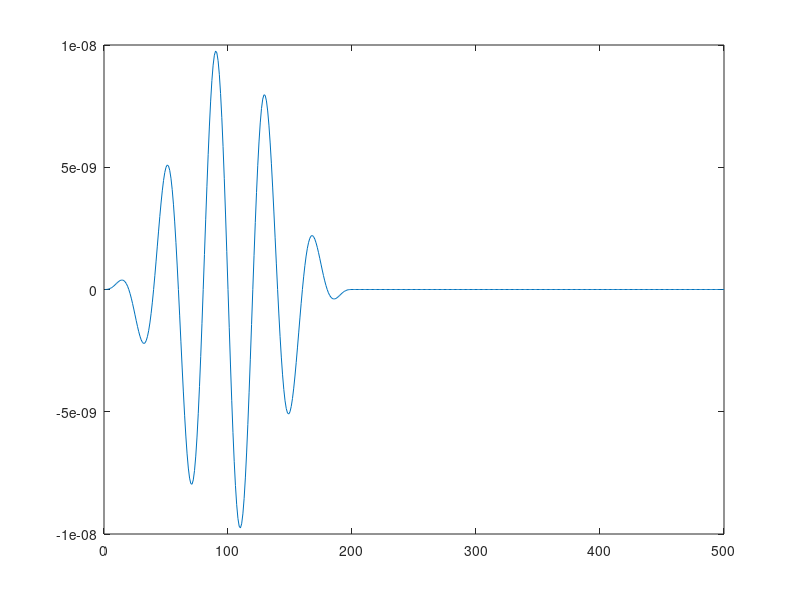

Source code (MATLAB):
clear all
close all
clc
%% SINEBURST EXCITATION
original_Lx = 0.3;
scaled_Lx = 1.0;
scaling_length_factor = original_Lx*scaled_Lx;
beta = scaling_length_factor;


original_c = 4773.343; % [m/s]
original_tsim=1.2*original_Lx/2/original_c;
scaled_tsim = 1.0;
scaling_time_factor = original_tsim*scaled_tsim;
alpha = scaling_time_factor;

scaled_c = original_c*(alpha/beta);

original_fex = 120000;
scaled_fex = original_fex * alpha;
scaled_T = 1/scaled_fex; % scaled time period

n=5;
scaled_dt=scaled_T*scaled_tsim/40;
original_Vamp = 10e-9;
scaled_Vamp = original_Vamp*original_Vamp;
UU = zeros(1,500);
for i=1:200
    t=i*scaled_dt;
    UU(i)=original_Vamp*sin(2*pi*scaled_fex*t)*sin(pi*scaled_fex/n*t)^2;
end

t = 1:500;
plot(t, UU)

UU_min = min(UU);
UU_max = min(UU);
scaled_UU = (UU - UU_min)/(UU_max - UU_min);